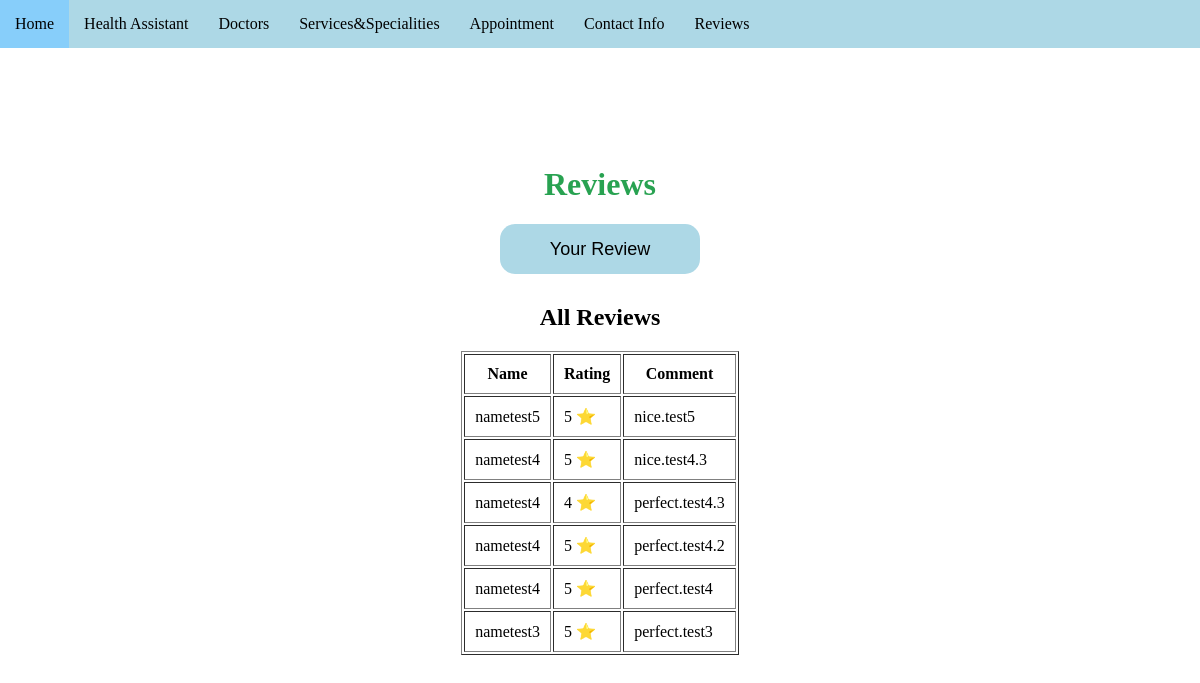
Screenshot of /allreviews with the database file from the repository.
### tables this page shows
CREATE TABLE Reviews ( 
                ReviewID INTEGER PRIMARY KEY AUTOINCREMENT,
                UserName VARCHAR(10) NOT NULL,
                Comment VARCHAR(1000) NOT NULL,
                StarRating INTEGER NOT NULL,
                FOREIGN KEY (UserName) REFERENCES Users(UserName)
                );

CREATE TABLE Users ( 
                UserName VARCHAR(10) NOT NULL PRIMARY KEY,
                UserFirstName VARCHAR(30) NOT NULL,
                UserSurname VARCHAR(30) NOT NULL, 
                UserEmail VARCHAR(30) NOT NULL,    
                UserPassword VARCHAR(20) NOT NULL 
                );

### app.py (the view)
@app.route("/allreviews")
def allreviews():
    if request.method == "POST":
        if "username" not in session:
            return render_template("pages/login.html")
        rating = request.form.get("rating")
        comment = request.form.get("comment")
        username = session["username"]
        con = sqlite3.connect("main.db")
        cur = con.cursor()
        cur.execute("SELECT UserFirstName, UserSurname FROM Users WHERE UserName=?", (username,))
        result = cur.fetchone()
        con.close()
        fname, lname = result if result else ("Unknown", "User")
        con = sqlite3.connect("main.db")
        cur = con.cursor()
        cur.execute("""INSERT INTO Reviews (UserName, UserFirstName, UserSurname, Comment, StarRating)
                       VALUES (?, ?, ?, ?, ?)""",
                    (username, fname, lname, comment, int(rating)))
        con.commit()
        con.close()
        return render_template("pages/allreviews.html")
    else:
        con = sqlite3.connect("main.db")
        con.row_factory = sqlite3.Row
        cur = con.cursor()
        cur.execute("""SELECT Users.UserFirstName, Reviews.StarRating, Reviews.Comment
                   FROM Reviews, Users
                   WHERE (Reviews.UserName = Users.UserName)
                   ORDER BY ReviewID DESC""")
        reviews = cur.fetchall()
        con.close()
        return render_template("pages/allreviews.html", reviews=reviews)

### templates/pages/allreviews.html (shortened to what this page needs)
<action = "/allreviews">
<head>
    <link rel="stylesheet" href="/static/pages/menubarstyle.css">
    </head>
<body>
    <nav class = "navbar">
        <ul>
            <li><a href="/">Home</a></li>
            <li><a href="/assistant">Health Assistant</a></li>
            <li><a href="/doctors">Doctors</a></li>
            <li><a href="/services">Services&Specialities</a></li>
            <li><a href="/appointment">Appointment</a></li>
            <li><a href="/contact">Contact Info</a></li>
            <li><a href="/allreviews">Reviews</a></li>
        </ul>
    </nav>
    <h1>Reviews</h1>
<div>
    <button onclick="window.location.href='/signup';">Your Review</button>
</div>
{% if reviews %}
    <h2 style="margin-top: 30px;">All Reviews</h2>
    <table border="1" cellpadding="10" style="margin-top:10px;">
        <thead>
            <tr>
                <th>Name</th>
                <th>Rating</th>
                <th>Comment</th>
            </tr>
        </thead>
        <tbody>
            {% for review in reviews %}
                <tr>
                    <td>{{ review['UserFirstName'] }} </td>
                    <td>{{ review['StarRating'] }} ⭐</td>
                    <td>{{ review['Comment'] }}</td>
                </tr>
            {% endfor %}
        </tbody>
    </table>
{% else %}
    <p>No reviews yet.</p>
{% endif %}
</body>

### static/pages/menubarstyle.css (style rules this page uses)
.navbar { position: fixed; top: 0; left: 0; width: 100%; z-index: 1000; }
.navbar ul { list-style-type: none; background-color: lightblue; padding: 0px; margin: 0px; overflow: hidden; }
.navbar a { color: black; text-decoration: none; padding: 15px; display: block; text-align:center }
.navbar li { float: left; }

### templates/pages/allreviews.html (style rules this page uses)
h1 { color:#28A251; font-family: Georgia; text-align: center; align-items: center; justify-content: center; }
body { display: flex; text-align: center; align-items: center; justify-content: center; background-image: url("https://st4.depositphotos.com/17601448/28434/v/600/depositphotos_284345362-stock-illustration-doctor-one-line-drawing-minimalist.jpg"); background-size:width=100% height=50%; background-repeat:no-repeat; background-position:left bottom; }
button { height:50px; width:200px; font-size: large; background-color:lightblue; border: none; border-radius: 15px; }

### rows the page displays
Reviews: UserFirstName "nametest5", StarRating "5", Comment "nice.test5"
Reviews: UserFirstName "nametest4", StarRating "5", Comment "nice.test4.3"
Reviews: UserFirstName "nametest4", StarRating "4", Comment "perfect.test4.3"
Reviews: UserFirstName "nametest4", StarRating "5", Comment "perfect.test4.2"
Reviews: UserFirstName "nametest4", StarRating "5", Comment "perfect.test4"
Reviews: UserFirstName "nametest3", StarRating "5", Comment "perfect.test3"
